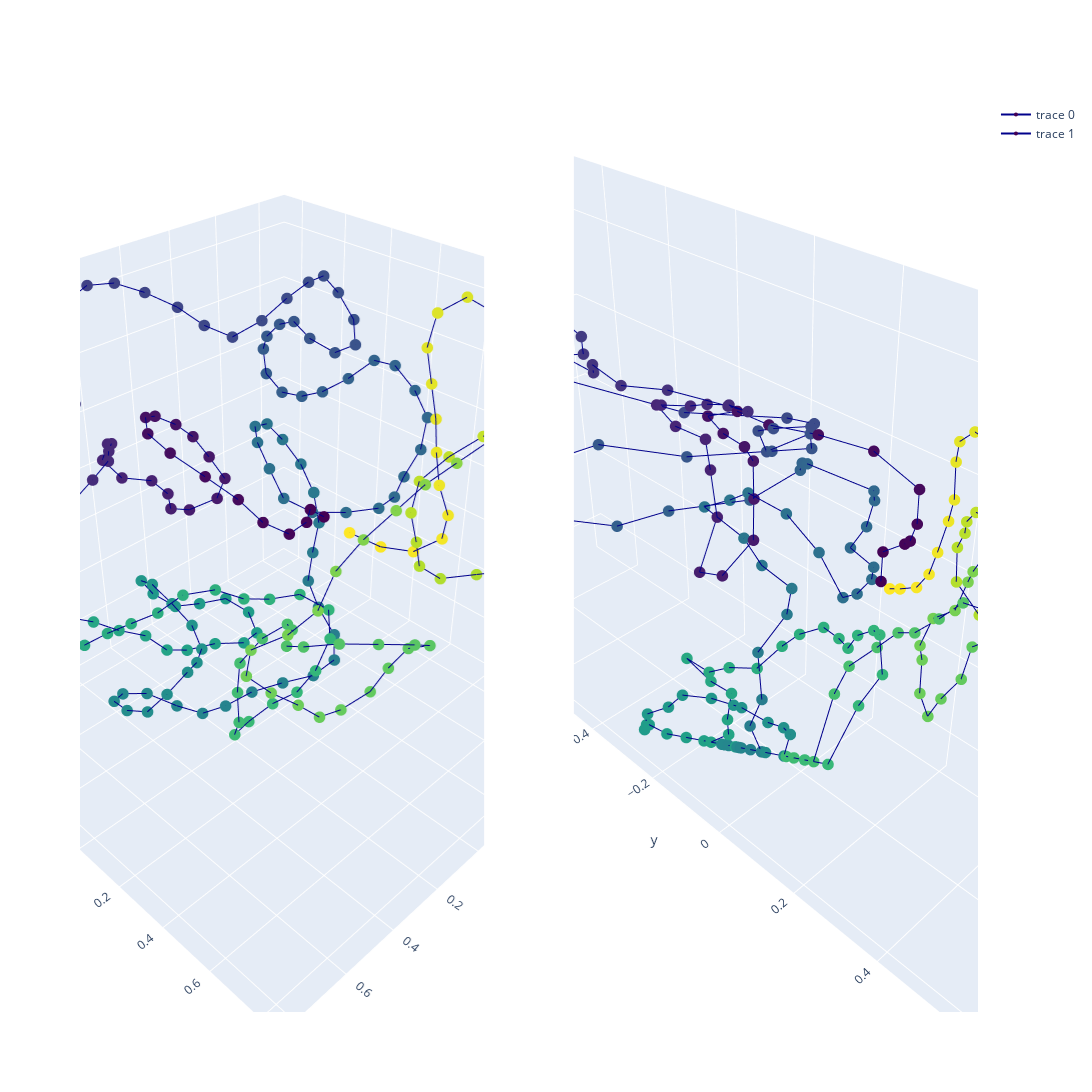

The cell this chart's notebook holds for it:
### Code cell
# Trussart perfect structure
trussart_true_structure = np.mean(trussart_structures, axis=0)

# Trussart predicted structure
torch_trussart_hic = torch.FloatTensor(trussart_hic)
torch_trussart_hic = torch.reshape(torch_trussart_hic, (1, NB_BINS, NB_BINS))
torch_trussart_hic = torch.repeat_interleave(torch_trussart_hic, BATCH_SIZE, 0)

trussart_pred_structure, _ = model(torch_trussart_hic)
trussart_pred_structure = trussart_pred_structure.detach().numpy()[0]

# Superpose structure using Kabsch algorithm
trussart_pred_structure_superposed, trussart_true_structure_superposed = \
        kabsch_superimposition_numpy(trussart_pred_structure, trussart_true_structure)

# Plot and compare the two structures
x_pred = trussart_pred_structure_superposed[:, 0]  
y_pred = trussart_pred_structure_superposed[:, 1]
z_pred = trussart_pred_structure_superposed[:, 2]

x_true = trussart_true_structure_superposed[:, 0]  
y_true = trussart_true_structure_superposed[:, 1]
z_true = trussart_true_structure_superposed[:, 2]

# Initialize figure with 4 3D subplots
fig = make_subplots(
    rows=1, cols=2,
    specs=[[{'type': 'scatter3d'}, {'type': 'scatter3d'}]])

# adding surfaces to subplots.
fig.add_trace(
    go.Scatter3d(
    x=x_true, y=y_true, z=z_true,
    marker=dict(
        size=4,
        color=np.asarray(range(len(x_true))),
        colorscale='Viridis',
    ),
    line=dict(
        color='darkblue',
        width=2
    )
), row=1, col=1)

fig.add_trace(
    go.Scatter3d(
    x=x_pred, y=y_pred, z=z_pred,
    marker=dict(
        size=4,
        color=np.asarray(range(len(x_pred))),
        colorscale='Viridis',
    ),
    line=dict(
        color='darkblue',
        width=2
    )
),row=1, col=2)

fig.update_layout(
    height=2000,
    width=2000
)

fig.show()

### Figure 1 — Plotly figure (JSON) as saved in the notebook; plotly's stock layout.template omitted (floating-point values rounded to 4 significant figures; data arrays with more than 128 entries replaced by an {"elided": "..."} marker saying what was removed)
{"data": [{"line": {"color": "darkblue", "width": 2}, "marker": {"color": {"elided": "202 int values"}, "colorscale": [[0, "#440154"], [0.1111, "#482878"], [0.2222, "#3e4989"], [0.3333, "#31688e"], [0.4444, "#26828e"], [0.5556, "#1f9e89"], [0.6667, "#35b779"], [0.7778, "#6ece58"], [0.8889, "#b5de2b"], [1, "#fde725"]], "size": 4}, "scene": "scene", "type": "scatter3d", "x": {"elided": "202 float values"}, "y": {"elided": "202 float values"}, "z": {"elided": "202 float values"}}, {"line": {"color": "darkblue", "width": 2}, "marker": {"color": {"elided": "202 int values"}, "colorscale": [[0, "#440154"], [0.1111, "#482878"], [0.2222, "#3e4989"], [0.3333, "#31688e"], [0.4444, "#26828e"], [0.5556, "#1f9e89"], [0.6667, "#35b779"], [0.7778, "#6ece58"], [0.8889, "#b5de2b"], [1, "#fde725"]], "size": 4}, "scene": "scene2", "type": "scatter3d", "x": {"elided": "202 float values"}, "y": {"elided": "202 float values"}, "z": {"elided": "202 float values"}}], "layout": {"height": 2000, "scene": {"domain": {"x": [0, 0.45], "y": [0, 1]}}, "scene2": {"domain": {"x": [0.55, 1], "y": [0, 1]}}, "width": 2000}}
